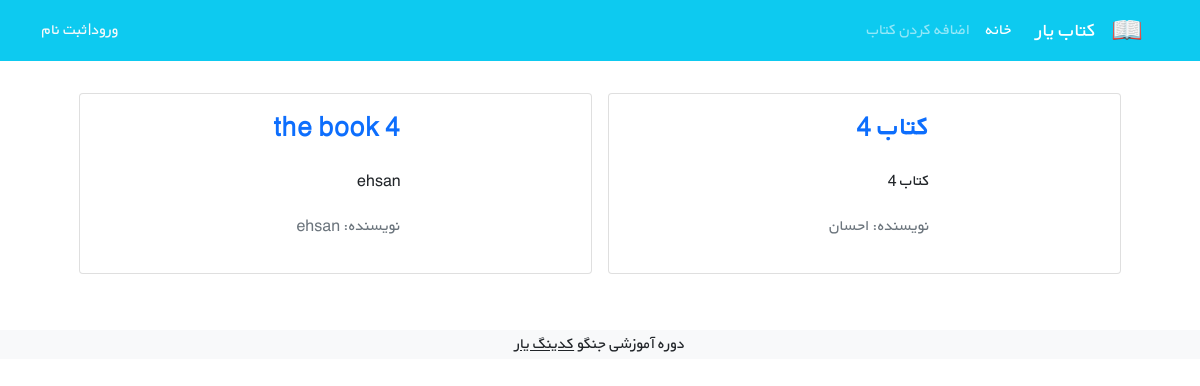
/, run on an earlier commit of the app's database.
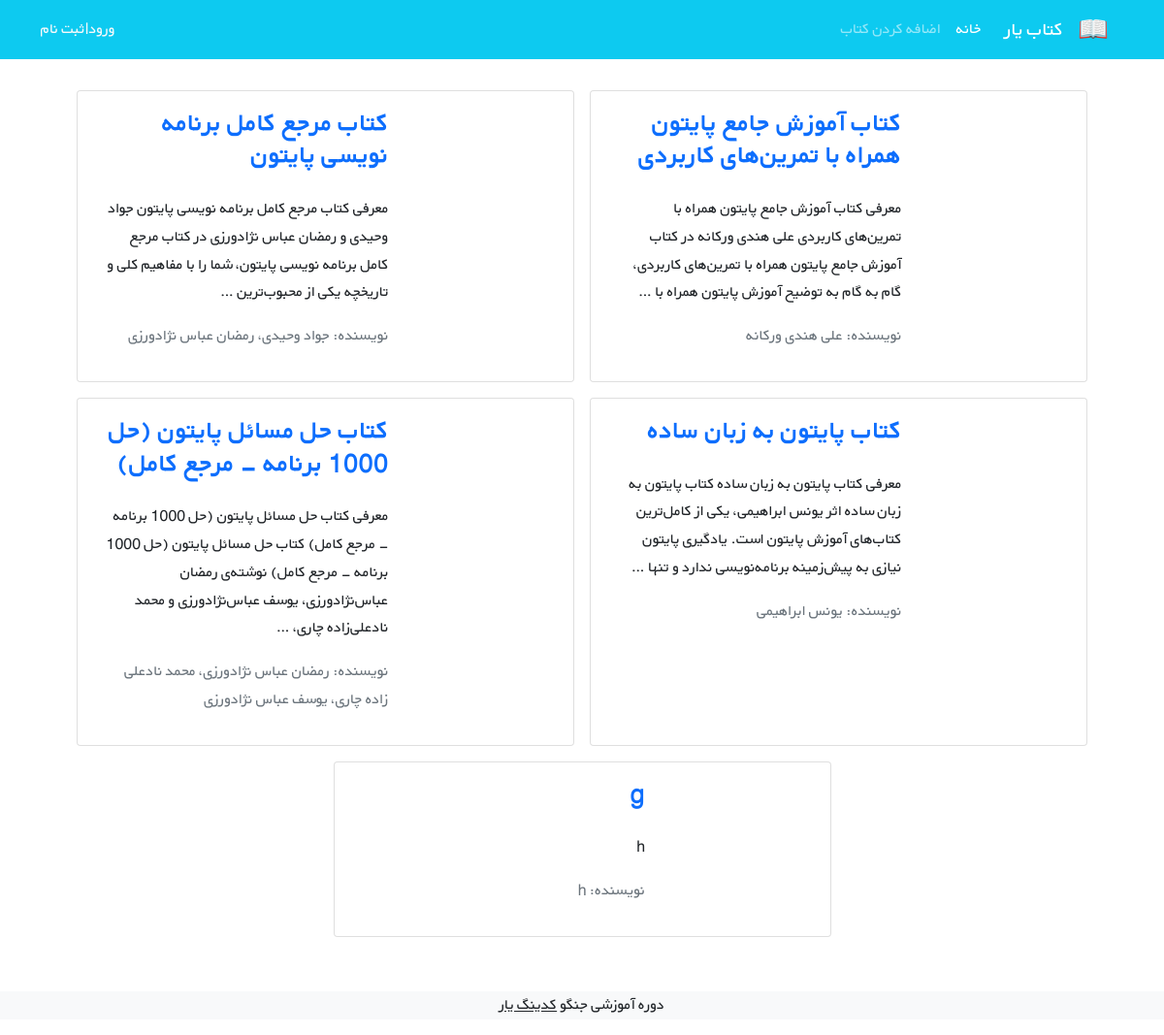
And on a later commit of the database.
### books/models.py (models this page shows, shortened)
class Book(models.Model):
    title = models.CharField(max_length=200)
    author = models.CharField(max_length=200)
    description = models.TextField()
    price = models.DecimalField(max_digits=6, decimal_places=3)
    cover = models.ImageField(upload_to='covers/', blank=True)
    def get_absolute_url(self):
        return reverse('book_detail', args=[self.id])

### books/views.py (the view)
# urls.py: path('', BookListView.as_view(), name='book_list'),
class BookListView(generic.ListView):
    model = Book
    template_name = 'books/book_list.html'
    context_object_name = 'books'

### books/templates/books/book_list.html (shortened to what this page needs)
{% extends '_base.html' %}
{% block content %}
    <div class="container mt-4">
        <div class="row flex-row-reverse justify-content-md-center">
            {% for book in books %}
                <div class="card m-2" style="max-width: 45%">
                    <div class="row g-0 h-100" dir="rtl">
                        <div class="col-md-4">
                        </div>
                        <div class="col-md-8 h-100">
                            <div class="d-flex flex-column justify-content-between h-100">
                                <div class="card-body">
                                    <a class="text-decoration-none" href="{{ book.get_absolute_url }}"> <h3 class="card-title"><strong>{{ book.title }}</strong></h3></a>
                                    <p class="card-text pt-3">{{ book.description | truncatewords:30}}</p>
                                    <p class="text-muted"> نویسنده: {{ book.author }}</p>
                                </div>
                            </div>
                        </div>
                    </div>
                </div>
            {% endfor %}
        </div>
    </div>
    <footer class="bg-light text-center text-lg-start mt-5">
        <div class="text-center bg-grey">
            <p>دوره آموزشی جنگو <a class="text-dark" href="https://codingyar.com/" target="_blank">کدینگ یار</a></p>
        </div>
    </footer>
{% endblock content %}

### templates/_base.html (shortened to what this page needs)
{% load static %}
<!DOCTYPE HTML PUBLIC "-//W3C//DTD HTML 4.01//EN" "http://www.w3.org/TR/html4/strict.dtd">
<html lang="en">
<head>
    <link href="https://cdn.jsdelivr.net/npm/bootstrap@5.1.3/dist/css/bootstrap.min.css" rel="stylesheet"
>
    <link rel="stylesheet" href="{% static 'css/style.css' %}">
</head>
<body>
<nav class="navbar navbar-expand-lg navbar-dark bg-info" dir="rtl">
    <div class="container">
        <a class="navbar-brand" href="#">
            <img src="{% static 'icons/book.png' %}" alt="" height="30"
                 class="d-inline-block align-text-top">
        </a>
        <a class="navbar-brand mx-3" href="#">کتاب یار</a>
        <div class="collapse navbar-collapse" id="navbarNavAltMarkup">
            <div class="navbar-nav">
                <a class="nav-link active" aria-current="page" href="{% url 'book_list' %}">خانه</a>
                <a class="nav-link" href="{% url 'book_create' %}">اضافه کردن کتاب</a>
            </div>
        </div>
        {% if user.is_authenticated %}
            <div class="mx-2 text-white">  خوش آمدی   {{ user.username }} | <form action="{% url 'logout' %}" method="post">
            {% csrf_token %}
            <a href="{% url 'logout' %}"><button type="submit">خروج</button></a>
            </form>
            </div>
            {% else %}
            <a class="link-light text-decoration-none" href="{% url 'login' %}"> ورود </a>
            <span class="link-light text-decoration-none"> | </span>
            <a class="link-light text-decoration-none" href="{% url 'signup' %}"> ثبت نام </a>
        {% endif %}
    </div>
</nav>
{% block content %}
{% endblock content %}
</body>
</html>

### static/css/style.css (style rules this page uses)
* { font-family: 'BYekan', sans-serif; line-height: 1.8rem; }

What changed in the data, as far as the page shows it:
removed Book: title "کتاب 4", description "کتاب 4", author "احسان"
removed Book: title "the book 4", description "ehsan", author "ehsan"
added Book: title "کتاب آموزش جامع پایتون همراه با تمرین‌های کاربردی", description "معرفی کتاب آموزش جامع پایتون همراه با تمرین‌های کاربردی علی هندی ورکانه در کتاب آموزش جامع پایتون همراه با تمرین‌های کاربردی، گام به گام به توضیح آموزش پایتون همراه با …", author "علی هندی ورکانه"
added Book: title "کتاب مرجع کامل برنامه ‌نویسی پایتون", description "معرفی کتاب مرجع کامل برنامه ‌نویسی پایتون جواد وحیدی و رمضان عباس نژادورزی در کتاب مرجع کامل برنامه ‌نویسی پایتون، شما را با مفاهیم کلی و تاریخچه یکی از محبوب‌ترین …", author "جواد وحیدی، رمضان عباس نژادورزی"
added Book: title "کتاب پایتون به زبان ساده", description "معرفی کتاب پایتون به زبان ساده کتاب پایتون به زبان ساده اثر یونس ابراهیمی، یکی از کامل‌ترین کتاب‌های آموزش پایتون است. یادگیری پایتون نیازی به پیش‌زمینه برنامه‌نویسی ندارد و تنها …", author "یونس ابراهیمی"
added Book: title "کتاب حل مسائل پایتون (حل 1000 برنامه - مرجع کامل)", description "معرفی کتاب حل مسائل پایتون (حل 1000 برنامه - مرجع کامل) کتاب حل مسائل پایتون (حل 1000 برنامه - مرجع کامل) نوشته‌ی رمضان عباس‌نژادورزی، یوسف عباس‌نژادورزی و محمد نادعلی‌زاده چاری، …", author "رمضان عباس نژادورزی، محمد نادعلی زاده چاری، یوسف عباس نژادورزی"
added Book: title "g", description "h", author "h"
